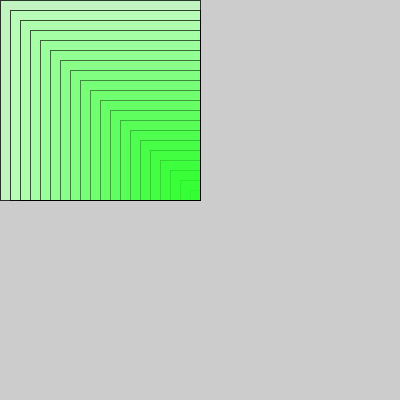
Frame 1 (no input)
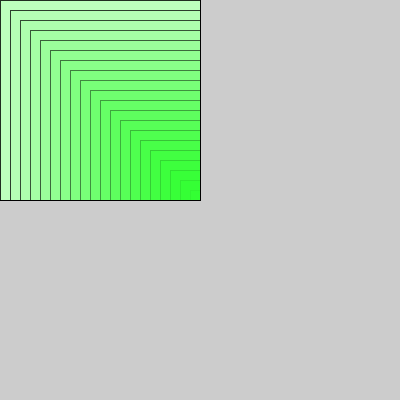
Frame 60 (the mouse pressed at the canvas centre just before this capture)
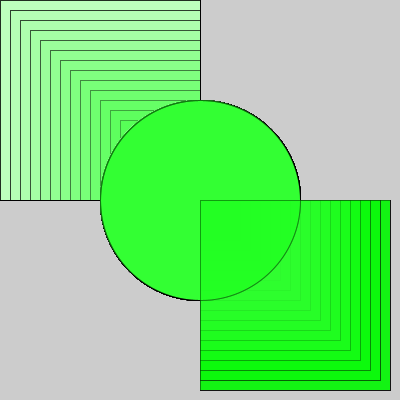
Frame 120 (the mouse held since frame 60 and released just before this capture)

The Processing sketch that drew these frames (run headless with seeded random() and noise(); from frame 60 on, the mouse is pressed at the canvas centre):

// Processing sketch: processing_109023
// ── processing_109023.pde

//Another example using transalate and rotation

void setup(){
    
    size(400,400);
    stroke(100);
    smooth();
    //noLoop();
    //ellipse(200,200,50,50);
}

void draw(){

    translate(width/2,height/2);
    
    for(int i = 200; i > 0; i = i - 10){
        stroke(0,i);
        fill(i - 10,255, i - 10,i);
        rotate(mouseX/400);
        ellipse(0,0,mouseX,mouseY);
        rect(0,0,mouseY - i,mouseY - i);
        //ellipse(0,0,pmouseX,pmouseY);
        
    }

}
